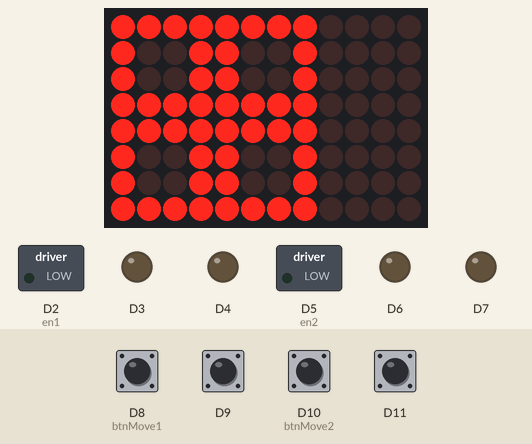
The sketch below on a simulated Arduino Uno R4 WiFi. On the bench: 12×8 LED matrix, switched loads named in the sketch (green lamp = pin HIGH), output pins drawn as LEDs (lit = HIGH). The inputs (shaded band) are chosen by the test bench; at power-on: D8 (btnMove1), D9, D10 (btnMove2), D11 HIGH.

Above: at 1.2 s.
1.3 s: D8 (btnMove1) pulled LOW for 0.15 s
At 2.0 s:
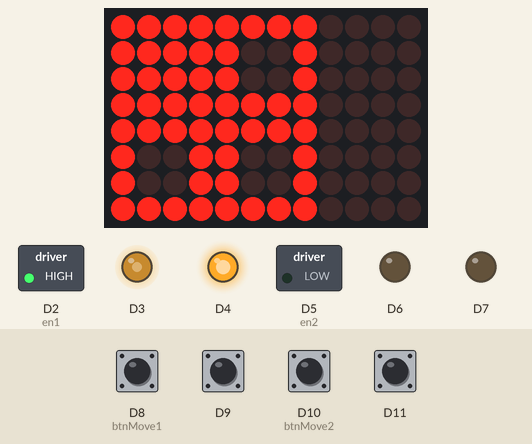
3.8 s: D10 (btnMove2) pulled LOW for 1 s
At 5.5 s:
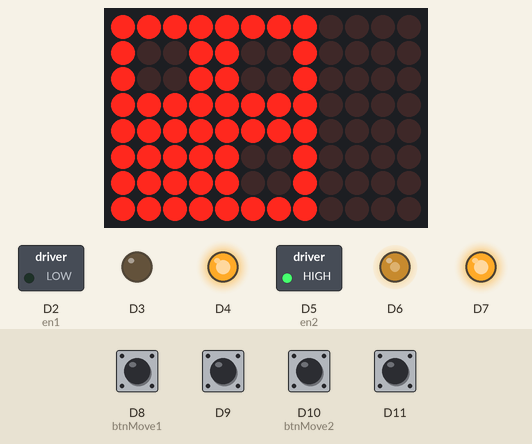
7.2 s: D9 pulled LOW for 0.15 s
At 8.4 s:
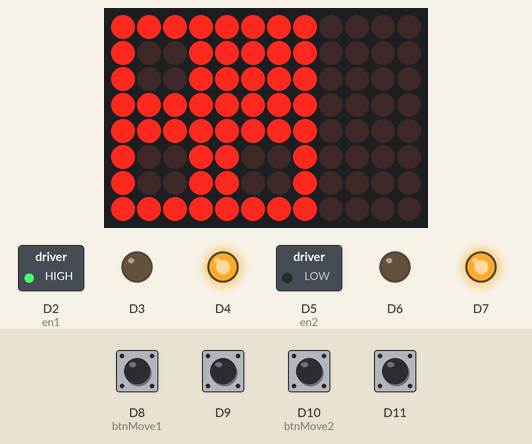
8.8 s: D11 pulled LOW for 0.15 s
At 9.9 s:
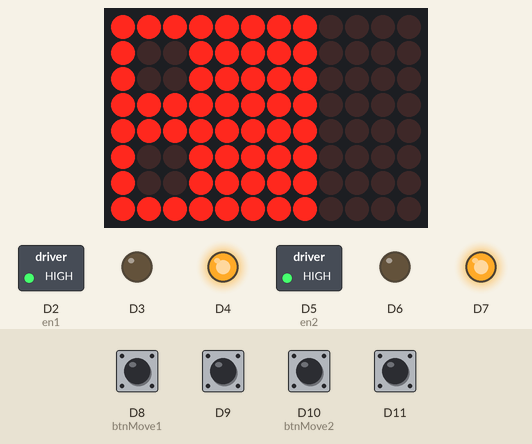
10.4 s: D10 (btnMove2) pulled LOW for 0.15 s
At 10.9 s:
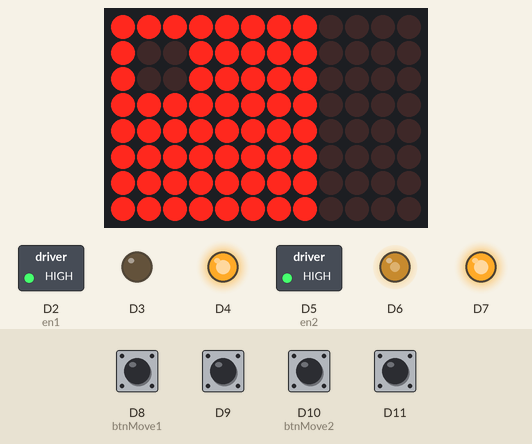
12.9 s: D8 (btnMove1) pulled LOW for 1 s
At 14.0 s:
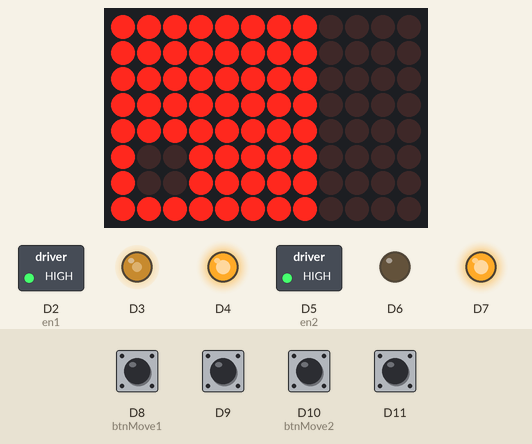
Timing chart, 0 to 16.4 s (numbered marks = the images above; inputs shaded):
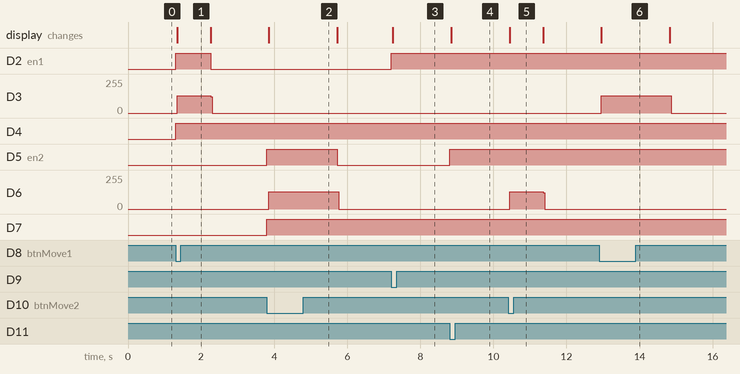

Measured:
- after the input at 1.3 s, D2 (en1): LOW → HIGH at once, → LOW 0.96 s later; D3: 0/255 → 130/255 at once, → 0/255 0.92 s later; D4: LOW → HIGH at once; the display: changes at once (image 1)
- after the input at 3.8 s, D5 (en2): LOW → HIGH at once, → LOW 1.9 s later; D6: 0/255 → 130/255 after 0.05 s, → 0/255 1.9 s later; D7: LOW → HIGH at once; the display: changes after 0.05 s (image 2)
- after the input at 7.2 s, D2 (en1): LOW → HIGH at once; the display: changes after 0.05 s (image 3)
- after the input at 8.8 s, D5 (en2): LOW → HIGH at once; the display: changes after 0.05 s (image 4)
- after the input at 10.4 s, D6: 0/255 → 130/255 after 0.05 s, → 0/255 0.92 s later; the display: changes after 0.05 s (image 5)
- after the input at 12.9 s, D3: 0/255 → 130/255 at once, → 0/255 1.9 s later; the display: changes at once (image 6)

The sketch:

sketch_jan20a.ino
```cpp
#include "Arduino_LED_Matrix.h"

ArduinoLEDMatrix matrix;

// Motor 1 Pins
const int en1 = 2, step1 = 3, dir1 = 4;
const int btnMove1 = 8, btnLock1 = 9;

// Motor 2 Pins
const int en2 = 5, step2 = 6, dir2 = 7;
const int btnMove2 = 10, btnLock2 = 11;

bool lock1 = false;
bool lock2 = false;
uint8_t frame[8][12] = {0};

void setup() {
  matrix.begin();

  int outputs[] = {en1, step1, dir1, en2, step2, dir2};
  for(int p : outputs) pinMode(p, OUTPUT);

  int inputs[] = {btnMove1, btnLock1, btnMove2, btnLock2};
  for(int p : inputs) pinMode(p, INPUT_PULLUP);

  // Start both unlocked (Sleep mode)
  digitalWrite(en1, LOW);
  digitalWrite(en2, LOW);
}

void loop() {
  // --- MOTOR 1 LOGIC ---
  handleMotor(btnMove1, btnLock1, lock1, en1, step1, dir1, 0); // Row 0

  // --- MOTOR 2 LOGIC ---
  handleMotor(btnMove2, btnLock2, lock2, en2, step2, dir2, 4); // Row 4 (2nd row of boxes)

  drawInterface();
}

void handleMotor(int moveBtn, int lockBtn, bool &isLocked, int en, int step, int dir, int yOffset) {
  // Toggle Lock
  static bool lastLockState[12] = {false}; // Simple debouncing array
  bool currentLockBtn = (digitalRead(lockBtn) == LOW);

  if (currentLockBtn && !lastLockState[lockBtn]) {
    isLocked = !isLocked;
    digitalWrite(en, isLocked ? HIGH : LOW);
    delay(50);
  }
  lastLockState[lockBtn] = currentLockBtn;

  // Move Motor
  if (digitalRead(moveBtn) == LOW) {
    digitalWrite(en, HIGH); // Wake up
    digitalWrite(dir, HIGH);

    // Draw "Moving" state for this motor
    drawBox(0, yOffset, true);
    matrix.renderBitmap(frame, 8, 12);

    for(int x = 0; x < 400; x++) {
      digitalWrite(step, HIGH);
      delayMicroseconds(1200);
      digitalWrite(step, LOW);
      delayMicroseconds(1200);
    }
    digitalWrite(en, isLocked ? HIGH : LOW);
  }
}

void drawInterface() {
  memset(frame, 0, sizeof(frame));
  // Motor 1 (Top Row)
  drawBox(0, 0, (digitalRead(btnMove1) == LOW));
  drawBox(4, 0, lock1);

  // Motor 2 (Bottom Row)
  drawBox(0, 4, (digitalRead(btnMove2) == LOW));
  drawBox(4, 4, lock2);

  matrix.renderBitmap(frame, 8, 12);
}

void drawBox(int x, int y, bool filled) {
  for(int i=0; i<4; i++) {
    frame[y][x + i] = 1;         // Top
    frame[y + 3][x + i] = 1;     // Bottom
    frame[y + i][x] = 1;         // Left
    frame[y + i][x + 3] = 1;     // Right
  }
  if (filled) {
    frame[y+1][x+1] = 1; frame[y+1][x+2] = 1;
    frame[y+2][x+1] = 1; frame[y+2][x+2] = 1;
  }
}
```
